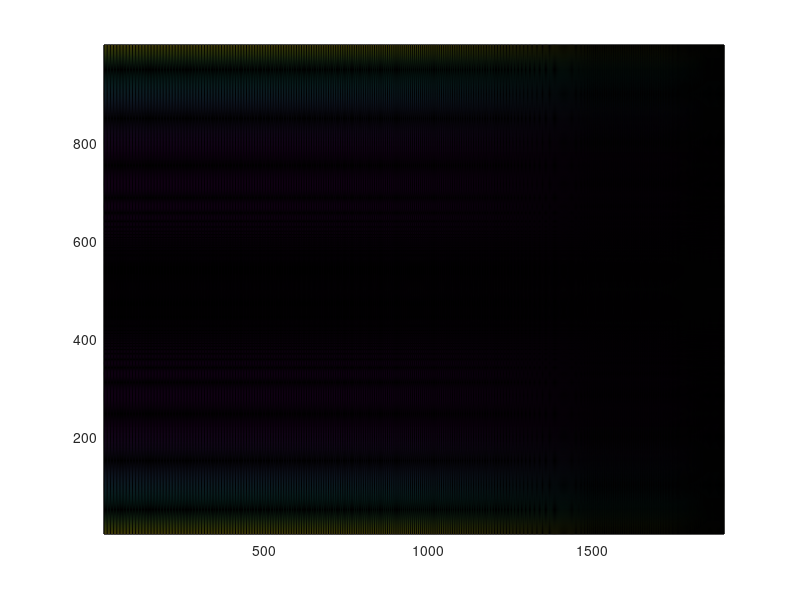

MATLAB code to generate this figure: (Note: this script raises an error after producing the figure.)

%% Initial settings

% Accuracy of binary files
acc = 'real*8';

% Number of time levels for time varying forcing
nt = 1;

%% Gridding

% Dimensions of grid
nx=510;  %27 cores each 53 x
ny=600;   %8 cores each 52
nz=200; Nr=nz;

% Starting Cell resolution (m)
deltaX = 1.9608;
deltaY = 1.9608;
deltaZ = 1;

delx = zeros(1,nx);
delx(:) = deltaX;

%dx stretching (1 m finest resolution)
bigdeltaX=5*deltaX;

delx(1:round(nx/2)) = linspace(bigdeltaX, deltaX,round(nx/2));
delx(round(7*nx/10):round(9*nx/10))= linspace(deltaX, deltaX/2, round(2*nx/10)+1);
delx(round(9*nx/10):end)= deltaX/2;

fjwidth=992; %Fjord Width
lx=sum(delx);

fid=fopen('delx.bin','w','b'); fwrite(fid,delx,acc);fclose(fid);

deltaYsmall=1;
dely = zeros(1,ny);
dely(:) = deltaY;

%dy stretching near discharge plume (1 m finest resolution)
dely(1:round(ny/2)-1)=(-.5*tanh(([1:round(ny/2)-1]-(ny/2-100))/30)+1.5);
dely(round(ny/2):end)=(+.5*tanh(([round(ny/2):ny]-(ny/2+100))/30)+1.5);

ly=sum(dely);

nybdy=round(125); %side walls

fid=fopen('dely.bin','w','b'); fwrite(fid,dely,acc);fclose(fid);


%% Bathymetry

% Vertical cell spacing (for T and S profiles)
zprof = -((0.5*deltaZ):deltaZ:((nz*deltaZ)-(0.5*deltaZ)));

% Bathymetry
bathymetry = zeros(nx,ny);
bathymetry(:) = -deltaZ*nz;
bathymetry(end,:) = 0; % glacier front
clear xx yy
[xx, yy] = meshgrid( (1 : nx )' , (1 : ny ) );

xx=xx'*deltaX;
  xx   = cumsum(repmat(delx,ny,1)');
  yy   = cumsum(repmat(dely,nx,1),2);
  
hsill2= 0; % no sill
h2loc=8000;
mouth=10000;
std2=500;
h_bo1 = hsill2* exp( - ((xx-(h2loc))./ (std2)).^2 );
h_bo=h_bo1;
h_bo(:,:) = h_bo1(:,:)-200;
hplat = -200;
bathymetry=h_bo;
bathymetry(round(h2loc/deltaX):end,:) = max(h_bo(round(h2loc/deltaX):end,:), hplat);


turn=2000/deltaX;

ileft= round((50000)/delx(1))+2;
yoffset=0;

jbot=round((ny-8000/deltaY)/2)-round(yoffset/deltaY);
jtop=ny-round((ny-8000/deltaY)/2)+1-round(yoffset/deltaY);

     for j=1:nybdy

bathymetry(:,j) = max(-200, abs(bathymetry(:,j+1))/(nybdy-1)^2*(nybdy-j)^2 - abs(bathymetry(:,j+1)));
bathymetry(:,end-j) = max(-200, abs(bathymetry(:,j+1))/(nybdy-1)^2*(nybdy-j)^2 - abs(bathymetry(:,j+1)));
     end

  


bathymetry(end,:)=0;
bathymetry(:,end)=0;
bathymetry(:,1)=0;


bathymetry(end-11:end,:)=0;
bathymetry(nx-11,round(ny/2)-50:round(ny/2)+50)=-175;

for jj=round(ny/2)-50:round(ny/2)
bathymetry(end-11:end-11+round((jj-(round(ny/2)-50))*0.2),jj)=-175;
end
for jj=round(ny/2)+1:round(ny/2)+50
bathymetry(end-11:end-11+round(((round(ny/2)+50-jj))*0.2),jj)=-175;
end

pcolor(xx(:,1), yy(1,:),bathymetry')

% write bathymetry
fid=fopen('bathymetry.bin','w','b'); fwrite(fid,bathymetry,acc);fclose(fid);
%% Temperature and salinity profiles
% These are used to write initial conditions, boundary conditions etc

saltini = zeros(nx,ny,nz);
tempini = zeros(nx,ny,nz);
uvelini = zeros(nx,ny,nz);
vvelini = zeros(nx,ny,nz);


Nr=200;
tempprof=(7+0.9*tanh(.5*(([1:Nr]*100/Nr-20)/2*Nr/100)));
saltprof=(26+2*tanh(.5*(([1:Nr]*100/Nr-20)/2)));

tempprof(31/100*Nr:end)=linspace(tempprof(31/100*Nr),tempprof(31/100*Nr)+.1 ,139);
saltprof(31/100*Nr:end)=linspace(saltprof(31/100*Nr),saltprof(31/100*Nr)+.1 ,139);

saltini = zeros(nx,ny,nz);
tempini = zeros(nx,ny,nz);

saltini= permute(repmat(saltprof',1,nx,ny),[2 3 1]);
tempini= permute(repmat(tempprof',1,nx,ny),[2 3 1]);

 
fid=fopen('saltini.bin','w','b'); fwrite(fid,saltini,acc);fclose(fid);
clear data
 
fid=fopen('tempini.bin','w','b'); fwrite(fid,tempini,acc);fclose(fid);
clear data


%% Subglacial runoff

% Where (in the along fjord direction) is the glacier front?
icefront = nx-1;

% Define the velocity (m/s) of subglacial runoff as it enters the fjord.
% 1 m/s seems a reasonable value (results not sensitive to this value).
wsg = 1;

% Templates
runoffVel   = zeros(nx,ny);
runoffRad   = zeros(nx,ny);
plumeMask   = zeros(nx,ny);

npy=round(ly/deltaX);

runoff = 150/300;

plumeMask(icefront,3:end-2) = 2;
plumeMask(icefront-2:icefront,round(ny/2)-49:round(ny/2)+50) = 3;

% Define runoff velocity in each location (as specified above)
runoffVel(icefront,3:end-2) = 0;
runoffVel(icefront-2:icefront,round(ny/2)-49:round(ny/2)+50) = wsg; % at y midpoint = =6

% Calculate channel radius to give runoff at velocity
runoffRad(icefront,3:end-2) = 0;
runoffRad(icefront-2:icefront,round(ny/2)-49:round(ny/2)+50) = sqrt(2*runoff/(pi*wsg));%.56 m^3/s

% Write files.
fid=fopen('runoffVel.bin','w','b'); fwrite(fid,runoffVel,acc);fclose(fid);
fid=fopen('runoffRad.bin','w','b'); fwrite(fid,runoffRad,acc);fclose(fid);
fid=fopen('plumeMask.bin','w','b'); fwrite(fid,plumeMask,acc);fclose(fid);

%% Boundary conditions

% Eastern boundary conditions (other boundaries closed in this example)

shelfz=nz;
clear EBCu EBCs EBCt  WBCu WBCs WBCt NBCt NBCu NBCs 
EBCu = zeros(ny,shelfz);
EBCs = zeros(ny,shelfz);
EBCt = zeros(ny,shelfz);
EBCv = zeros(ny,shelfz);

WBCu = zeros(ny,shelfz);
WBCs = zeros(ny,shelfz);
WBCt = zeros(ny,shelfz);
WBCv = zeros(ny,shelfz);

NBCu = zeros(nx,shelfz);
NBCs = zeros(nx,shelfz);
NBCt = zeros(nx,shelfz);
NBCv = zeros(nx,shelfz);

SBCu = zeros(nx,shelfz);
SBCs = zeros(nx,shelfz);
SBCt = zeros(nx,shelfz);
SBCv = zeros(nx,shelfz);

%discharge location
for i = 1:nz %%%%%%%%%%%%%
        EBCt(:,i) = 0.01;
        EBCs(:,i) = 0.01;
        EBCv(:,i) = 0;
        EBCu(round(ny/2)-1: round(ny/2)+1, nz-1:nz) = 200/deltaY/deltaZ/6;
end

for i = 1:nz %%%%%%%%%%%%%
        WBCt(:,i) = tempprof(i);
        WBCs(:,i) = saltprof(i);
        WBCv(:,i) = zeros;
        WBCu(:,i) = zeros;
       % NBCv(:,i) = (50-i)/50*-.2;
       % SBCv(:,i) = (50-i)/50*-.2;
        
end


for i = 1:nz %%%%%%%%%%%%%
        NBCt(:,i) = repmat(linspace(tempini(1,1,i),tempini(end,1,i), nx),1)';
        NBCs(:,i) = repmat(linspace(saltini(1,1,i),saltini(end,1,i), nx),1)';
        
        SBCt(:,i) = repmat(linspace(tempini(1,1,i),tempini(end,1,i), nx),1)';
        SBCs(:,i) = repmat(linspace(saltini(1,1,i),saltini(end,1,i), nx),1)';
end

for i=1:size(NBCt,1)
    for j=1:size(NBCt,2)
        if NBCt(i,j)==0
            NBCt(i,j)=0.01;
        end
    end
end

for i=1:size(SBCt,1)
    for j=1:size(SBCt,2)
        if SBCt(i,j)==0
            SBCt(i,j)=0.01;
        end
    end
end

% Apply barotropic velocity to balance input of runoff

fjordMouthCrossSection = -sum(bathymetry(end,:))*deltaY;
fjordMouthVelocity = runoff/fjordMouthCrossSection;

% Out-of-domain velocity is positive at eastern boundary
EBCu(:) = fjordMouthVelocity;
WBCu(:) = fjordMouthVelocity*deltaY*ny/fjwidth;

fid=fopen('WBCu.bin','w','b'); fwrite(fid,WBCu,acc);fclose(fid);
fid=fopen('WBCs.bin','w','b'); fwrite(fid,WBCs,acc);fclose(fid);
fid=fopen('WBCt.bin','w','b'); fwrite(fid,WBCt,acc);fclose(fid);
fid=fopen('WBCv.bin','w','b'); fwrite(fid,WBCv,acc);fclose(fid);

fid=fopen('EBCu.bin','w','b'); fwrite(fid,EBCu,acc);fclose(fid);
fid=fopen('EBCs.bin','w','b'); fwrite(fid,EBCs,acc);fclose(fid);
fid=fopen('EBCt.bin','w','b'); fwrite(fid,EBCt,acc);fclose(fid);
fid=fopen('EBCv.bin','w','b'); fwrite(fid,EBCv,acc);fclose(fid);


